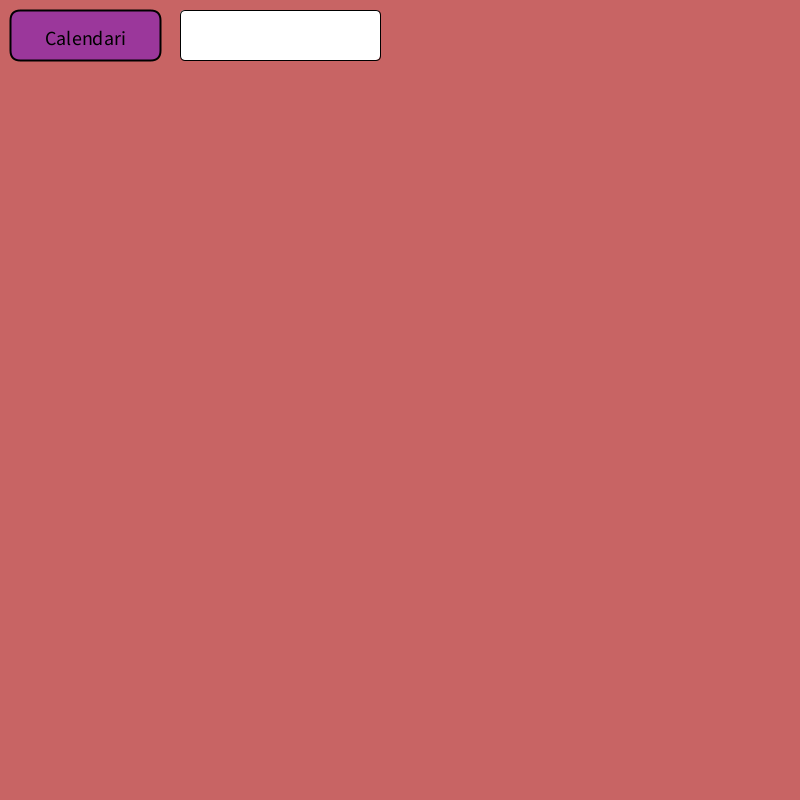
Frame 1 (no input)
Frame 60 (the mouse pressed at the canvas centre just before this capture): identical to frame 1, image omitted
Frame 120 (the mouse held since frame 60 and released just before this capture): identical to frame 1, image omitted

The Processing sketch that drew this single still picture (run headless with seeded random() and noise(); from frame 60 on, the mouse is pressed at the canvas centre):

// Processing sketch: calendari_desplega_02
// ── calendari_desplega_02.pde

// Variable de CalendariPlus
CalendariPlus c;
String dataCalendari="";

// Botó de visiblitat del calendari
Button b;

void setup(){
  size(800,800);
  // Crea el Calendari
  c = new CalendariPlus(50,200,700,550);
  
  // Crea el Botó
  b= new Button("Calendari", 10, 10, 150, 50);
}

void draw(){
  
  // Fons
  background(200, 100, 100);
  
  // Rectangle
  fill(255); rect(180, 10, 200, 50, 5);
  
  // Text amb data seleccionada
  fill(0); textAlign(LEFT); textSize(24);
  text(dataCalendari, 190, 45);
  
  // Dibuixa el calendari
  c.display();
  
  // Dibuixa el botó
  b.display();
}


void mousePressed(){
  // Comprovar si clicam sobre botons del Calendari
  c.checkButtons();
  
  // Si pitja el botó, canvia la visibilitat del calendari.
  if(b.mouseOverButton()&&b.enabled){
    c.visible = !c.visible;
  }
  
  if(c.bNext.mouseOverButton()){
    c.nextMonth();
  }
  
  if(c.bPrev.mouseOverButton()){
    c.prevMonth();
  }
  
  if(c.bOK.mouseOverButton() && c.dateSelected){
    dataCalendari = c.selectedDay +"/"+ c.selectedMonth + "/"+ c.selectedYear;
    c.visible = false;
  }
}

// ── Button.pde
// Classe Botó

class Button {
  
 // Propietats d'un botó:
 float x, y, w, h;  // Posició i dimensions
 // Colors de contorn, farciment, actiu i desactiu
 color fillColor, strokeColor;
 color fillColorOver, fillColorDisabled;
 String textBoto;  // Text
 boolean enabled;  // Abilitat / desabilitat
 
 // Mètode Constructor
 Button(String text, float x, float y, float w, float h){
   this.textBoto = text;
   this.x = x;
   this.y = y;
   this.w = w;
   this.h = h;
   this.enabled = true;
   fillColor = color(155, 55, 155);
   fillColorOver = color(255, 55, 155);
   fillColorDisabled = color(150);
   strokeColor = color(0);
 }
 
 // Setters
 
 void setEnabled(boolean b){
   this.enabled = b;
 }
 
 // Dibuixa el botó
 void display(){
   pushStyle();
   if(!enabled){
     fill(fillColorDisabled);  // Color desabilitat
   }
   else if(mouseOverButton()){
     fill(fillColorOver);      // Color quan ratolí a sobre
   }
   else{
     fill(fillColor);          // Color actiu però ratolí fora
   }
   stroke(strokeColor); strokeWeight(2);        //Color i gruixa del contorn
   rect(this.x, this.y, this.w, this.h, 10);    // Rectangle del botó
   
   // Text (color, alineació i mida)
   fill(0); textAlign(CENTER); textSize(20);
   text(textBoto, this.x + this.w/2, this.y + this.h/2 + 10);
   popStyle();
 }
 
 // Indica si el cursor està sobre el botó
 boolean mouseOverButton(){
   return (mouseX >= this.x) && 
          (mouseX<=this.x + this.w) && 
          (mouseY>= this.y) && 
          (mouseY<= this.y + this.h); 
 }
  
}

// ── Calendari.pde
import java.util.Calendar;

class CalendariPlus {

  // Textos representatius dels mesos
  String[] months = {"Jan", "Feb", "Mar", "Apr", "May", "Jun", 
    "Jul", "Aug", "Sep", "Oct", "Nov", "Dec"};

  // Informació del calendari
  int any, mes, dia;
  int numDaysMonth, numDaysPrevMonth;
  int dayOfWeek, firstDay;

  // Data seleccionada
  boolean dateSelected = false;
  int selectedDay=0, selectedMonth=0, selectedYear=0;

  // Calendari actual, i del mes anterior
  Calendar cal, cPrev;

  // Botons del calendari
  DayButton[] buttons;
  Button bNext, bPrev, bOK;

  // Dimensions del calendari
  int x, y, w, h;

  // Visibilitat del calendari
  boolean visible = false;


  // Constructor
  CalendariPlus(int x, int y, int w, int h) {
   

    this.buttons = new DayButton[37];

    this.cal = Calendar.getInstance();
    cal.set(Calendar.DAY_OF_MONTH, 1);

    this.any = cal.get(Calendar.YEAR);
    this.mes = cal.get(Calendar.MONTH) + 1;
    this.dia = cal.get(Calendar.DATE);

    this.numDaysMonth = cal.getActualMaximum(Calendar.DAY_OF_MONTH);

    this.dayOfWeek = cal.get(Calendar.DAY_OF_WEEK);
    if (dayOfWeek==Calendar.SUNDAY) { 
      this.dayOfWeek = 6;
    } else { 
      this.dayOfWeek  = this.dayOfWeek - 2;
    }

    cal.set(Calendar.DAY_OF_WEEK, cal.getFirstDayOfWeek());
    this.firstDay = cal.get(Calendar.DATE);

    cPrev = Calendar.getInstance();
    setPrevCalendar(1, this.mes-2, this.any);

    this.numDaysPrevMonth = cPrev.getActualMaximum(Calendar.DAY_OF_MONTH);

    this.x = x; 
    this.y = y; 
    this.w = w; 
    this.h = h;
    createCalendar(x, y, w, h);
    
    bNext = new Button("Seguent", x+ w/3, y -70, 100, 50);
    bPrev = new Button("Anterior", x+w/3+100, y - 70, 100, 50);
    bOK   = new Button("OK", x+w/3+200, y - 70, 50, 50);
  }

  // Setters

  void setCalendar(int d, int m, int y) {
    cal.set(Calendar.YEAR, y);
    cal.set(Calendar.MONTH, m);
    cal.set(Calendar.DATE, d);
  }

  void setPrevCalendar(int d, int m, int y) {
    cPrev.set(Calendar.YEAR, y);
    cPrev.set(Calendar.MONTH, m);
    cPrev.set(Calendar.DATE, d);
  }

  void setSelectedDate(int d, int m, int y) {
    this.selectedDay = d;
    this.selectedMonth = m;
    this.selectedYear = y;
  }

  // Va un mes enrera en el Calendari
  void prevMonth() {

    this.buttons = new DayButton[37];

    this.mes --;
    if (this.mes==0) {
      this.mes = 12;
      this.any--;
    }
    setCalendar(this.dia, this.mes -1, this.any);

    this.numDaysMonth = cal.getActualMaximum(Calendar.DAY_OF_MONTH);

    this.dayOfWeek = cal.get(Calendar.DAY_OF_WEEK);
    if (dayOfWeek==Calendar.SUNDAY) { 
      this.dayOfWeek = 6;
    } else { 
      this.dayOfWeek  = this.dayOfWeek - 2;
    }

    cal.set(Calendar.DAY_OF_WEEK, cal.getFirstDayOfWeek());
    this.firstDay = cal.get(Calendar.DATE);

    setPrevCalendar(1, this.mes -2, this.any);
    this.numDaysPrevMonth = cPrev.getActualMaximum(Calendar.DAY_OF_MONTH);

    createCalendar(x, y, w, h);
  }

  void createCalendar(int x, int y, int w, int h) {

    float dayWidth  = w / 7;
    float dayHeight = h / 6;
    int numDia = 1;
    int f = 0, nb = 0;

    while (numDia<=numDaysMonth) {

      if (firstDay!=1 && f==0) {
        int cPrev=0;
        for (int p=firstDay, c=0; p<=numDaysPrevMonth; p++, c++) {
          buttons[nb] = new DayButton(x + c*dayWidth, y + f*dayHeight, dayWidth, dayHeight, p, mes, any);
          buttons[nb].setEnabled(false);
          cPrev++; 
          nb++;
        }
        for (int c=cPrev; c<7; c++) {
          buttons[nb] = new DayButton(x + c*dayWidth, y + f*dayHeight, dayWidth, dayHeight, numDia, mes, any);
          numDia++; 
          nb++;
        }
        f++;
      } else {
        for (int c=0; c<7; c++) {
          buttons[nb] = new DayButton(x + c*dayWidth, y + f*dayHeight, dayWidth, dayHeight, numDia, mes, any);
          numDia++; 
          nb++;
          if (numDia>numDaysMonth) { 
            break;
          }
        }
        f++;
      }
    }
  }

  // Va un mes endavant en el calendari
  void nextMonth() {

    this.buttons = new DayButton[37];

    this.mes ++;
    if (this.mes==13) {
      this.mes = 1;
      this.any++;
    }
    setCalendar(this.dia, this.mes-1, this.any);

    this.numDaysMonth = cal.getActualMaximum(Calendar.DAY_OF_MONTH);

    this.dayOfWeek = cal.get(Calendar.DAY_OF_WEEK);
    if (dayOfWeek==Calendar.SUNDAY) { 
      this.dayOfWeek = 6;
    } else { 
      this.dayOfWeek  = this.dayOfWeek - 2;
    }

    cal.set(Calendar.DAY_OF_WEEK, cal.getFirstDayOfWeek());
    this.firstDay = cal.get(Calendar.DATE);

    setPrevCalendar(1, this.mes-2, this.any);

    this.numDaysPrevMonth = cPrev.getActualMaximum(Calendar.DAY_OF_MONTH);

    createCalendar(x, y, w, h);
  }



  // Dibuixa el Calendari
  void display() {
    if (visible) {
      pushStyle();
      
      fill(255); noStroke();
      rect(x, y-80, w, h);
      
      fill(0); 
      textSize(36); 
      textAlign(LEFT);
      text(months[mes-1]+"/"+any, x, y - 30);
      for (DayButton b : buttons) {
        if (b!=null) {
          b.display();
        }
      }

      if (dateSelected) {
        String dateText = this.selectedDay+"/"+this.selectedMonth+"/"+this.selectedYear;
        fill(0); 
        textSize(24); 
        textAlign(RIGHT);
        text(dateText, x+w, y - 30);
      }
      
      // Dibuixa els botons
      bNext.display();
      bPrev.display();
      bOK.display();
      popStyle();
    }
    
    
  }


  // Comprova si pitjam sobre els botons del Calendari
  void checkButtons() {
    for (DayButton b : buttons) {
      if ((b!=null)&&(b.enabled)&&(b.mouseOver())) {
        boolean prevState = b.selected;
        deselectAll();
        b.setSelected(!prevState);
        if (b.selected) {
          dateSelected = true;
          setSelectedDate(b.dia, b.mes, b.any);
        } else {
          dateSelected = false;
        }
      }
    }
  }

  // Deselecciona tots els botons del Calendari
  void deselectAll() {
    for (DayButton b : buttons) {
      if (b!=null) {
        b.setSelected(false);
      }
    }
  }
}

// ── DayButton.pde
class DayButton {
  
  // Dimensions del botó
  float x, y, w, h;
  
  // Data representativa
  int dia, mes, any;
  
  // Estats del botó
  boolean selected, enabled;
  
  // Constructor
  DayButton(float x, float y, float w, float h, int d, int m, int a){
    this.x = x; this.y=y; this.w = w; this.h = h;
    this.dia = d; this.mes = m; this.any = a;
    this.selected = false;
    this.enabled = true;
  }
  
  // Setters
  
  void setEnabled(boolean b){
    this.enabled = b;
  }
  
  void setSelected(boolean b){
    this.selected = b;
  }
  
  
  // Dibuixa el botó
  void display(){
    pushStyle();
    if(enabled){
      fill(255); 
    }
    else{
      fill(100); 
    }
    stroke(0); strokeWeight(1);
    rect(x, y, w, h, 5);
    if(selected){
      fill(200, 100, 100); noStroke();
      ellipse(x + w/2, y+h/2, 80, 80);
    }
    fill(0); textSize(24); textAlign(CENTER);
    text(dia, x + w/2, y + h/2 + 10);
    popStyle();
  }
  
  // Ratolí sobre el botó
  boolean mouseOver(){
    return mouseX>=this.x && mouseX<=this.x+this.w &&
           mouseY>=this.y && mouseY<=this.y+this.h;
  }
  
  
}
